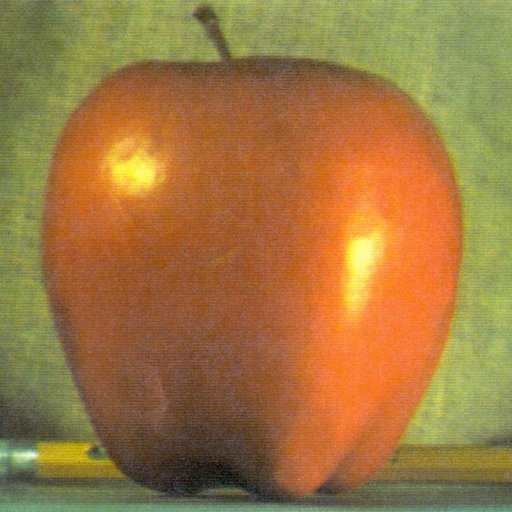
#> input picture Machine Learning/NIELIT/Day10/apple.jpg, 512 x 512 px
$ python Q6.py
#> lines starting #> are read from the running program, lines starting #| are printed output that depends on the picture

import numpy as np

import cv2 as cv

from skimage.measure import structural_similarity as ssim

img1 = cv.imread('apple.jpg').astype(np.int8)
#> img1 is the input picture: shape (512, 512, 3) int8; mean B, G, R 63.7, 28, -39.1

img2 = cv.imread('orange.jpg').astype(np.int8)
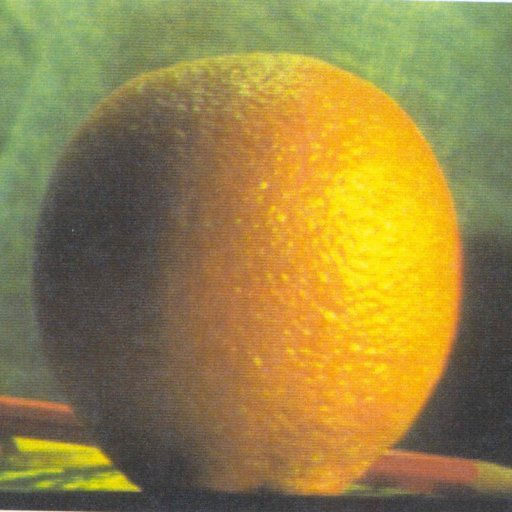
#> input picture Machine Learning/NIELIT/Day10/orange.jpg, 512 x 512 px
#> img2 is the input picture: shape (512, 512, 3) int8; mean B, G, R 67.9, -4.4, 0.3

#print(img1)
#print(img2)
zeromatrix = (cv.imread('apple.jpg').astype(np.int8)-cv.imread('apple.jpg').astype(np.int8))
#> zeromatrix: shape (512, 512, 3) int8; every value is 0

sub = img1-img2
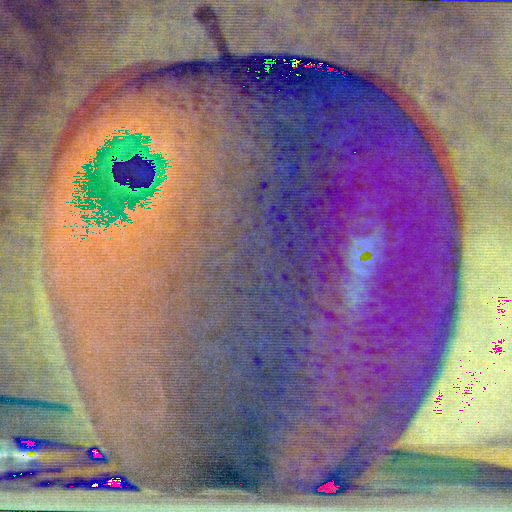
#> sub: shape (512, 512, 3) int8; mean B, G, R -4.5, -13.3, 4.1; drawn with min black and max white

#print(sub)


if (sub == zeromatrix).all():
    print('Image are same')
else:
    print('Images are different')
